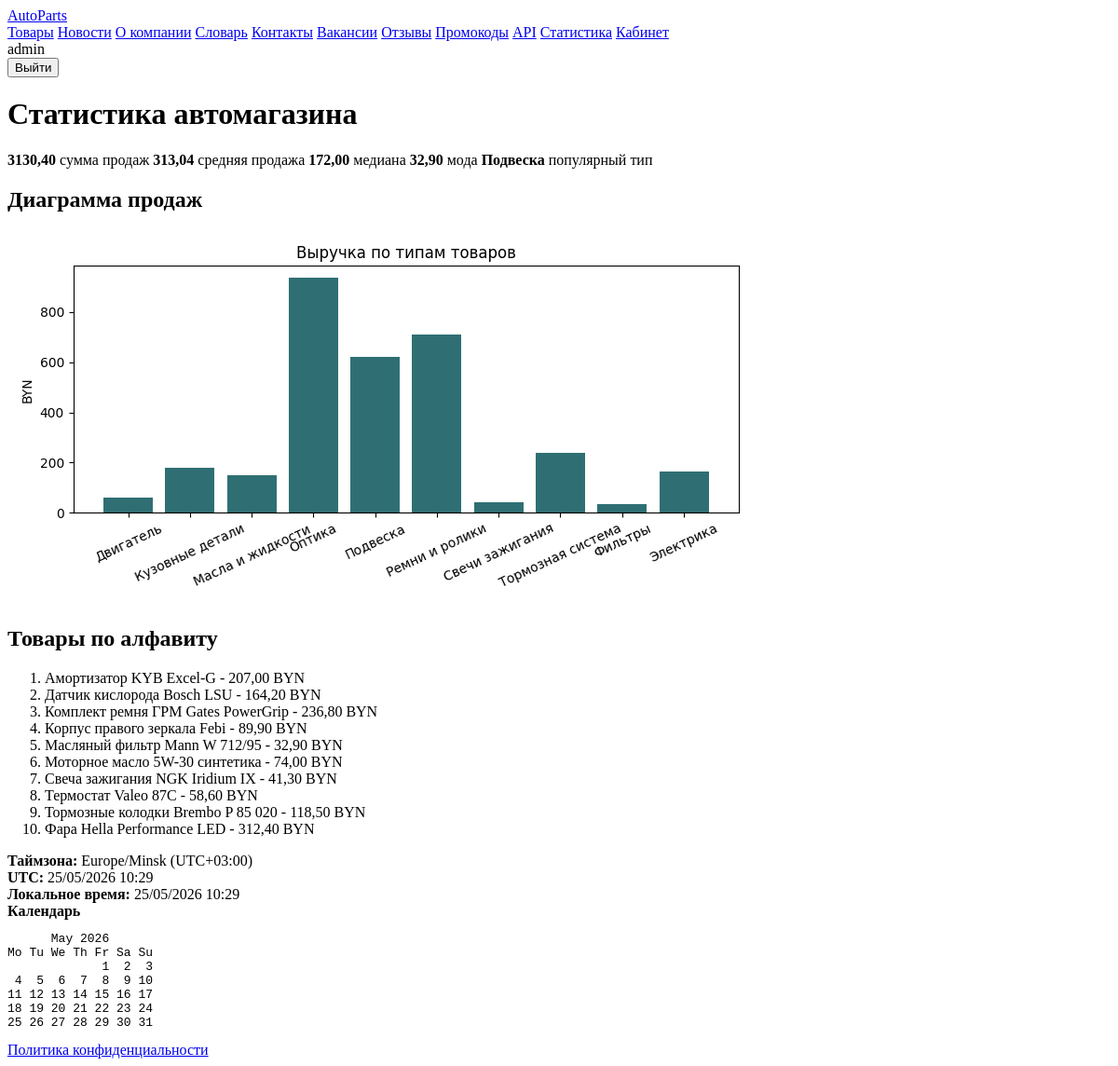
Screenshot of /stats/ (signed in) with the database file from the repository.
### shop/models.py (models this page shows, shortened)
class TimeStampedModel(models.Model):
    created_at_utc = models.DateTimeField(default=timezone.now, editable=False)
    updated_at_utc = models.DateTimeField(auto_now=True)
    created_at_timezone = models.CharField(max_length=64, default=settings.TIME_ZONE, editable=False)
    created_at_local_text = models.CharField(max_length=32, blank=True, editable=False)
    updated_at_local_text = models.CharField(max_length=32, blank=True, editable=False)
    class Meta:
        abstract = True

class ProductType(TimeStampedModel):
    name = models.CharField(max_length=100, unique=True)
    description = models.TextField(blank=True)
    class Meta:
        ordering = ['name']
        verbose_name = 'Тип товара'
        verbose_name_plural = 'Типы товаров'

class Part(TimeStampedModel):
    sku = models.CharField(max_length=40, unique=True)
    name = models.CharField(max_length=160)
    product_type = models.ForeignKey(ProductType, on_delete=models.PROTECT, related_name='parts')
    manufacturer = models.ForeignKey(Manufacturer, on_delete=models.PROTECT, related_name='parts')
    suppliers = models.ManyToManyField(Supplier, through='Supply', related_name='parts')
    price = models.DecimalField(max_digits=10, decimal_places=2, validators=[MinValueValidator(Decimal('0.01'))])
    quantity = models.PositiveIntegerField(default=0)
    description = models.TextField()
    image_url = models.URLField(blank=True)
    is_active = models.BooleanField(default=True)
    class Meta:
        ordering = ['name']
        verbose_name = 'Товар'
        verbose_name_plural = 'Товары'

### shop/views.py (the view)
# urls.py: re_path(r'^stats/$', views.stats, name='stats'),
@staff_required
def stats(request):
    sales = Sale.objects.select_related('part', 'part__product_type')
    totals = [sale.total_price for sale in sales]
    type_counter = Counter()
    for sale in sales:
        type_counter[sale.part.product_type.name] += sale.quantity
    total_sum = sum(totals, Decimal('0.00'))
    stat_values = {
        'total_sum': total_sum,
        'average': statistics.mean(totals) if totals else Decimal('0.00'),
        'median': statistics.median(totals) if totals else Decimal('0.00'),
        'mode': statistics.mode(totals) if totals else Decimal('0.00'),
        'top_type': type_counter.most_common(1)[0][0] if type_counter else 'нет данных',
    }
    parts_by_name = Part.objects.order_by('name')
    return render(
        request,
        'shop/stats.html',
        {'stat_values': stat_values, 'parts_by_name': parts_by_name, **_base_time_context()},
    )

### shop/models.py (called while the page is built)
    @property
    def total_price(self):
        return self.quantity * self.unit_price

### shop/views.py (called while the page is built)
def staff_required(view_func):
    return user_passes_test(lambda user: user.is_authenticated and (user.is_staff or user.is_superuser))(view_func)

def _project_timezone():
    return ZoneInfo(settings.TIME_ZONE)

def _format_utc_offset(tz_info):
    offset = timezone.now().astimezone(tz_info).utcoffset()
    if offset is None:
        return ''
    total_minutes = int(offset.total_seconds() // 60)
    hours, minutes = divmod(abs(total_minutes), 60)
    sign = '+' if total_minutes >= 0 else '-'
    return f'UTC{sign}{hours:02d}:{minutes:02d}'

def _calendar_text():
    today = timezone.now().astimezone(_project_timezone()).date()
    return calendar.month(today.year, today.month)

def _base_time_context():
    tz_info = _project_timezone()
    now_utc = timezone.now()
    now_local = now_utc.astimezone(tz_info)
    return {
        'now_utc': now_utc,
        'now_local': now_local,
        'server_timezone': tz_info.key,
        'timezone_offset': _format_utc_offset(tz_info),
        'text_calendar': _calendar_text(),
    }

### shop/templates/shop/stats.html (shortened to what this page needs)
{% extends 'shop/base.html' %}
{% block content %}
<h1>Статистика автомагазина</h1>
<section class="metrics">
    <span><strong>{{ stat_values.total_sum|floatformat:2 }}</strong> сумма продаж</span>
    <span><strong>{{ stat_values.average|floatformat:2 }}</strong> средняя продажа</span>
    <span><strong>{{ stat_values.median|floatformat:2 }}</strong> медиана</span>
    <span><strong>{{ stat_values.mode|floatformat:2 }}</strong> мода</span>
    <span><strong>{{ stat_values.top_type }}</strong> популярный тип</span>
</section>
<section class="section">
    <h2>Диаграмма продаж</h2>
    <img class="chart" src="{% url 'sales_chart' %}" alt="График выручки по типам товаров">
</section>
<section class="section">
    <h2>Товары по алфавиту</h2>
    <ol>
        {% for part in parts_by_name %}
            <li>{{ part.name }} - {{ part.price }} BYN</li>
        {% endfor %}
    </ol>
</section>
{% endblock %}

### shop/templates/shop/base.html (shortened to what this page needs)
{% load static %}
<!doctype html>
<html lang="ru">
<head>
    <link rel="stylesheet" href="{% static 'shop/css/styles.css' %}">
</head>
<body>
<header class="site-header">
    <a class="brand" href="{% url 'home' %}">AutoParts</a>
    <nav class="nav">
        <a href="{% url 'part_list' %}">Товары</a>
        <a href="{% url 'news_list' %}">Новости</a>
        <a href="{% url 'about' %}">О компании</a>
        <a href="{% url 'terms' %}">Словарь</a>
        <a href="{% url 'contacts' %}">Контакты</a>
        <a href="{% url 'vacancies' %}">Вакансии</a>
        <a href="{% url 'reviews' %}">Отзывы</a>
        {% if user.is_authenticated %}
            <a href="{% url 'promos' %}">Промокоды</a>
        {% endif %}
        <a href="{% url 'external_apis' %}">API</a>
        {% if user.is_staff or user.is_superuser %}
            <a href="{% url 'stats' %}">Статистика</a>
        {% endif %}
        {% if user.is_authenticated %}
            <a href="{% url 'profile' %}">Кабинет</a>
        {% endif %}
    </nav>
    <div class="auth">
        {% if user.is_authenticated %}
            <span>{{ user.username }}</span>
            <form action="{% url 'logout' %}" method="post">
                <button type="submit">Выйти</button>
            </form>
        {% else %}
            <a href="{% url 'login' %}">Войти</a>
            <a href="{% url 'register' %}">Регистрация</a>
        {% endif %}
    </div>
</header>
<main class="container">
    {% block content %}{% endblock %}
</main>
<footer class="site-footer">
    <section>
        <strong>Таймзона:</strong> {{ server_timezone }} ({{ timezone_offset }})<br>
        <strong>UTC:</strong> {{ now_utc|date:"d/m/Y H:i" }}<br>
        <strong>Локальное время:</strong> {{ now_local|date:"d/m/Y H:i" }}
    </section>
    <section>
        <strong>Календарь</strong>
        <pre>{{ text_calendar }}</pre>
    </section>
    <section><a href="{% url 'privacy' %}">Политика конфиденциальности</a></section>
</footer>
</body>
</html>

### rows the page displays
ProductType: top_type "Подвеска"
Part: name "Амортизатор KYB Excel-G", price "207,00"
Part: name "Датчик кислорода Bosch LSU", price "164,20"
Part: name "Комплект ремня ГРМ Gates PowerGrip", price "236,80"
Part: name "Корпус правого зеркала Febi", price "89,90"
Part: name "Масляный фильтр Mann W 712/95", price "32,90"
Part: name "Моторное масло 5W-30 синтетика", price "74,00"
Part: name "Свеча зажигания NGK Iridium IX", price "41,30"
Part: name "Термостат Valeo 87C", price "58,60"
Part: name "Тормозные колодки Brembo P 85 020", price "118,50"
Part: name "Фара Hella Performance LED", price "312,40"

### other values shown
{{ user.username }} "admin"
{{ stat_values.total_sum|floatformat:2 }} "3130,40"
{{ stat_values.average|floatformat:2 }} "313,04"
{{ stat_values.median|floatformat:2 }} "172,00"
{{ stat_values.mode|floatformat:2 }} "32,90"
{{ server_timezone }} "Europe/Minsk"
{{ timezone_offset }} "UTC+03:00"
{{ now_local|date:"d/m/Y H:i" }} "25/05/2026 10:29"
{{ text_calendar }} "May 2026 Mo Tu We Th Fr Sa Su 1 2 3 4 5 6 7 8 9 10 11 12 13 14 15 16 17 18 19 20 21 22 23 24 25 26 27 28 29 30 31"
